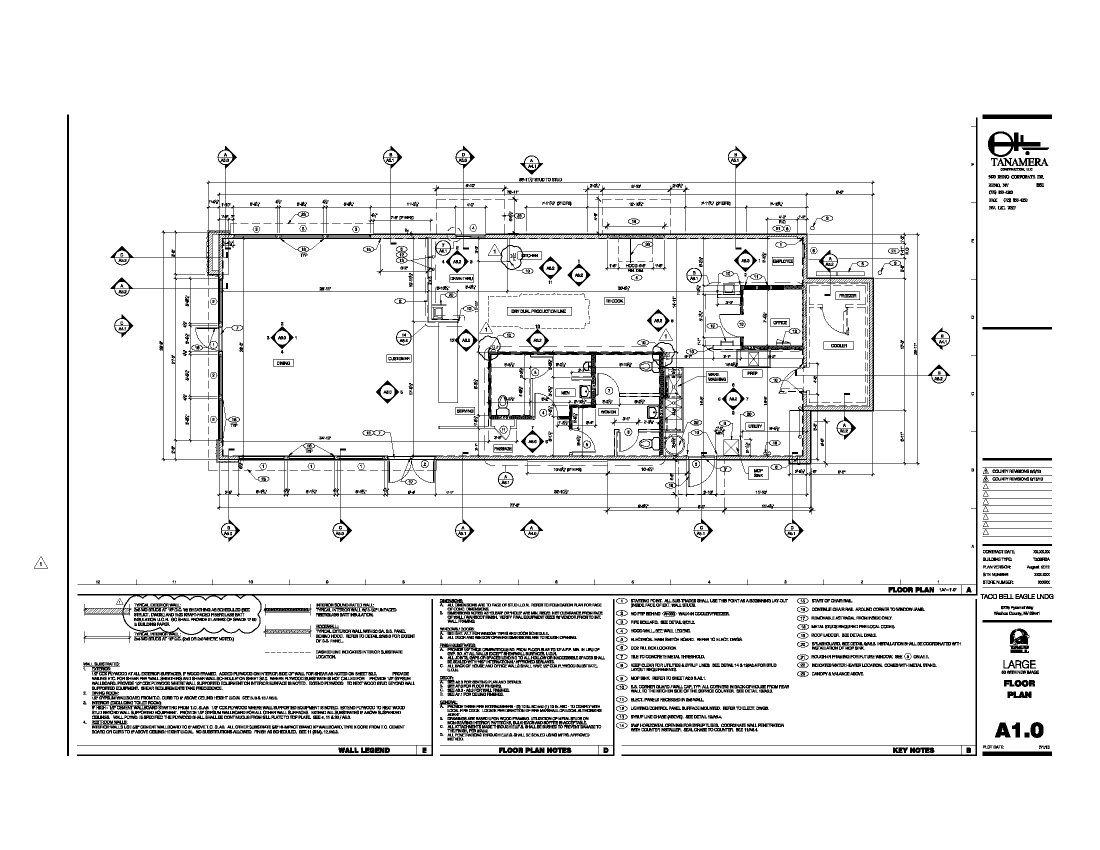
#> input picture Convert PDF to PNG/E.png, 2200 x 1700 px (shown at 1/2 size)
$ python test.py   (older library calls are emulated)
#> lines starting #> are read from the running program, lines starting #| are printed output that depends on the picture; after the words box and inside, x2 and y2 are one past the last pixel; in counts of white or black regions, pixels touching at a corner belong together
from PIL import Image as pilImage
image = pilImage.open("E.png")
#> image is the input picture: PIL image 2200x1700 1; 93.1% white; 1878 black regions (437 under 20 px), largest, box (x1, y1, x2, y2) and area: (221, 292, 1901, 1084) 87894, (155, 235, 1955, 1271) 12547, (134, 229, 138, 1512) 5132
width, height = image.size
#> width = 2200; height = 1700
newHeight = 500
factor = newHeight/height
#> factor = 0.294
newWidth = width*factor
#> newWidth = 647.1
image.thumbnail((newWidth,newHeight), pilImage.ANTIALIAS)
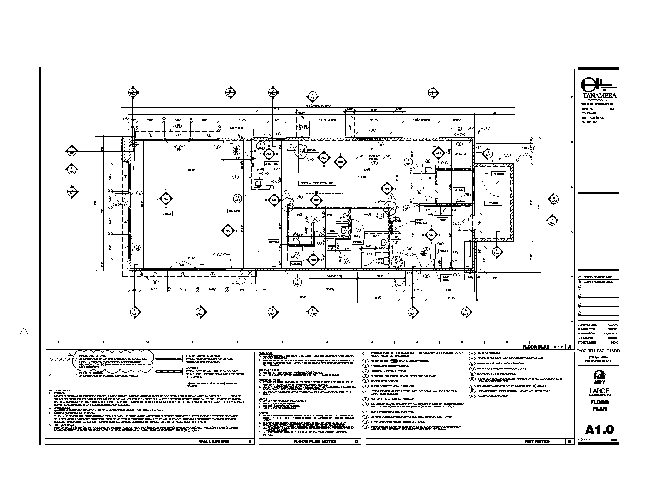
#> image: PIL image 647x500 1; 92.7% white; black in thin lines or dots, all inside (x1, y1, x2, y2) = (20, 67, 620, 445)
image.save("image.png","PNG")
